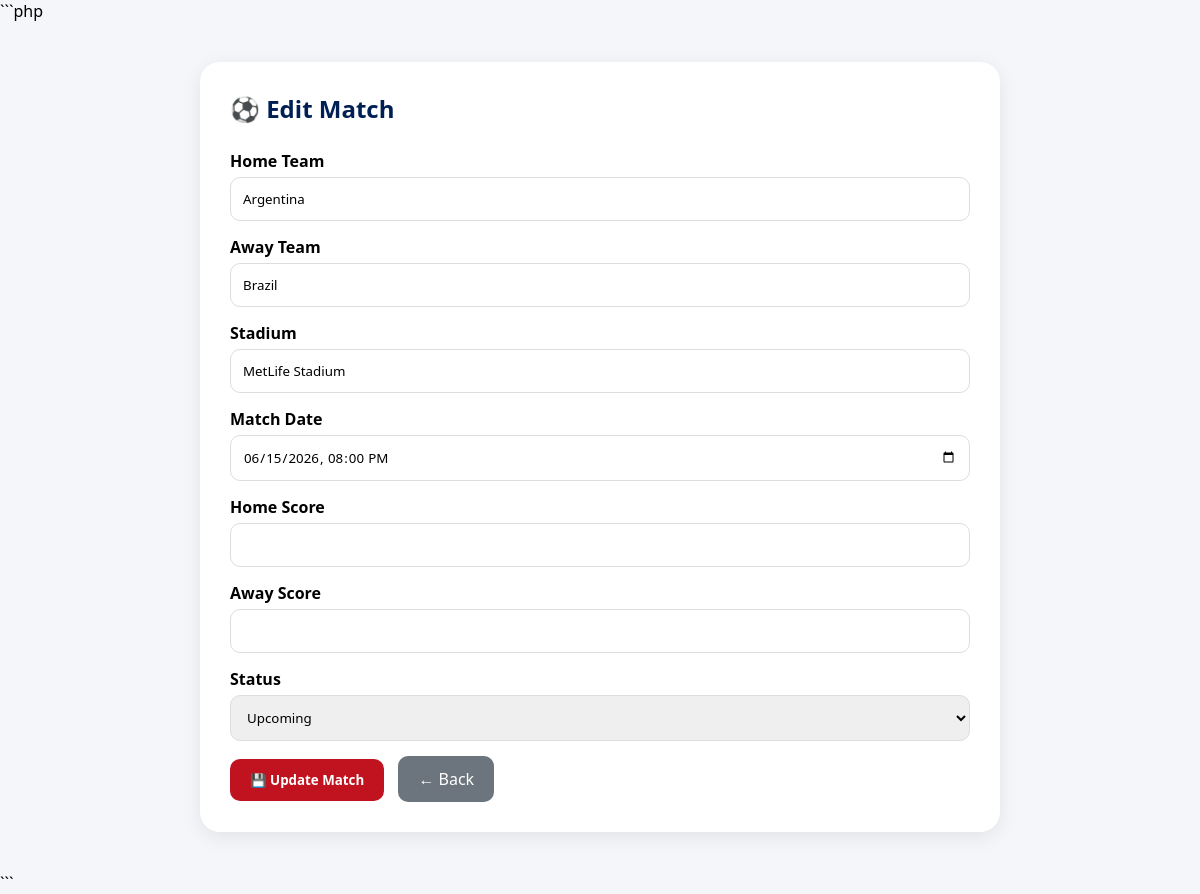
The page /admin/edit_match.php?id=1 (signed in) on the database its author committed.
### tables this page shows
CREATE TABLE `matches` (
  `id` int NOT NULL,
  `home_team` varchar(100) NOT NULL,
  `away_team` varchar(100) NOT NULL,
  `stadium` varchar(150) DEFAULT NULL,
  `match_date` datetime NOT NULL,
  `home_score` int DEFAULT NULL,
  `away_score` int DEFAULT NULL,
  `status` enum('Upcoming','Finished') DEFAULT 'Upcoming'
);

### admin/edit_match.php (the view, shortened to what this page needs)
<?php
include '../config/database.php';
$id = (int)$_GET['id'];
$data = mysqli_query(
    $conn,
    "SELECT * FROM matches WHERE id='$id'"
);
$row = mysqli_fetch_assoc($data);
?>
<!DOCTYPE html>
<html>
<head>
</head>
<body>
<div class="container">
<h2>⚽ Edit Match</h2>
<form method="POST">
<label>Home Team</label>
<input type="text"
name="home_team"
value="<?= htmlspecialchars($row['home_team']) ?>"
required>
<label>Away Team</label>
<input type="text"
name="away_team"
value="<?= htmlspecialchars($row['away_team']) ?>"
required>
<label>Stadium</label>
<input type="text"
name="stadium"
value="<?= htmlspecialchars($row['stadium']) ?>"
required>
<label>Match Date</label>
<input type="datetime-local"
name="match_date"
value="<?= date('Y-m-d\TH:i', strtotime($row['match_date'])) ?>"
required>
<label>Home Score</label>
<input type="number"
name="home_score"
value="<?= $row['home_score'] ?>"
required>
<label>Away Score</label>
<input type="number"
name="away_score"
value="<?= $row['away_score'] ?>"
required>
<label>Status</label>
<select name="status">
<option value="Upcoming"
<?= ($row['status']=='Upcoming') ? 'selected' : '' ?>>
Upcoming
</option>
</select>
<button type="submit" name="update">
💾 Update Match
</button>
<a href="matches.php" class="back">
← Back
</a>
</form>
</div>
</body>
</html>

### admin/edit_match.php (style rules this page uses)
* { margin:0; padding:0; box-sizing:border-box; font-family:'Segoe UI',sans-serif; }
body { background:#f4f6f9; }
.container { width:800px; max-width:95%; margin:40px auto; background:white; padding:30px; border-radius:20px; box-shadow:0 5px 20px rgba(0,0,0,.08); }
h2 { color:#001f54; margin-bottom:25px; }
label { display:block; margin-bottom:5px; font-weight:bold; }
input, select { width:100%; padding:12px; border:1px solid #ddd; border-radius:10px; margin-bottom:15px; }
button { background:#c1121f; color:white; border:none; padding:12px 20px; border-radius:10px; cursor:pointer; font-weight:bold; }
.back { display:inline-block; margin-left:10px; text-decoration:none; background:#6c757d; color:white; padding:12px 20px; border-radius:10px; }

### rows shown on the page
matches: home_team "Argentina", away_team "Brazil", stadium "MetLife Stadium", match_date "06/15/2026 20:00", status "Upcoming"
